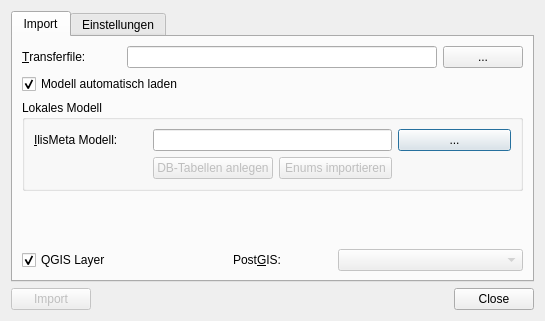
<?xml version="1.0" encoding="UTF-8"?>
<ui version="4.0">
 <class>Interlis</class>
 <widget class="QDialog" name="Interlis">
  <property name="geometry">
   <rect>
    <x>0</x>
    <y>0</y>
    <width>545</width>
    <height>321</height>
   </rect>
  </property>
  <property name="windowTitle">
   <string>Interlis</string>
  </property>
  <layout class="QGridLayout" name="gridLayout_2">
   <item row="2" column="1">
    <spacer name="horizontalSpacer">
     <property name="orientation">
      <enum>Qt::Horizontal</enum>
     </property>
     <property name="sizeHint" stdset="0">
      <size>
       <width>40</width>
       <height>20</height>
      </size>
     </property>
    </spacer>
   </item>
   <item row="0" column="0" colspan="3">
    <widget class="QTabWidget" name="tabWidget">
     <property name="enabled">
      <bool>true</bool>
     </property>
     <property name="currentIndex">
      <number>0</number>
     </property>
     <widget class="QWidget" name="transfertab">
      <attribute name="title">
       <string>Import</string>
      </attribute>
      <layout class="QGridLayout" name="gridLayout">
       <item row="2" column="0" colspan="5">
        <widget class="QgsCollapsibleGroupBoxBasic" name="mImdGroupBox">
         <property name="enabled">
          <bool>true</bool>
         </property>
         <property name="title">
          <string>Lokales Modell</string>
         </property>
         <property name="collapsed" stdset="0">
          <bool>true</bool>
         </property>
         <layout class="QGridLayout" name="gridLayout_3">
          <item row="0" column="3">
           <widget class="QPushButton" name="mModelFileButton">
            <property name="text">
             <string>...</string>
            </property>
           </widget>
          </item>
          <item row="3" column="2">
           <widget class="QPushButton" name="mImportEnumsButton">
            <property name="enabled">
             <bool>false</bool>
            </property>
            <property name="text">
             <string>Enums importieren</string>
            </property>
           </widget>
          </item>
          <item row="0" column="1" colspan="2">
           <widget class="QLineEdit" name="mModelLineEdit"/>
          </item>
          <item row="0" column="0">
           <widget class="QLabel" name="mModelFileLabel">
            <property name="maximumSize">
             <size>
              <width>16777215</width>
              <height>16777215</height>
             </size>
            </property>
            <property name="text">
             <string>&amp;IlisMeta Modell:</string>
            </property>
            <property name="buddy">
             <cstring>mModelLineEdit</cstring>
            </property>
           </widget>
          </item>
          <item row="3" column="1">
           <widget class="QPushButton" name="mCreateSchemaButton">
            <property name="enabled">
             <bool>false</bool>
            </property>
            <property name="text">
             <string>DB-Tabellen anlegen</string>
            </property>
           </widget>
          </item>
         </layout>
        </widget>
       </item>
       <item row="0" column="0">
        <widget class="QLabel" name="mDataFileLabel">
         <property name="text">
          <string>&amp;Transferfile:</string>
         </property>
         <property name="buddy">
          <cstring>mDataLineEdit</cstring>
         </property>
        </widget>
       </item>
       <item row="3" column="1">
        <spacer name="verticalSpacer">
         <property name="orientation">
          <enum>Qt::Vertical</enum>
         </property>
         <property name="sizeHint" stdset="0">
          <size>
           <width>20</width>
           <height>40</height>
          </size>
         </property>
        </spacer>
       </item>
       <item row="4" column="3" colspan="2">
        <widget class="QComboBox" name="cbDbConnections">
         <property name="enabled">
          <bool>false</bool>
         </property>
        </widget>
       </item>
       <item row="1" column="0" colspan="2">
        <widget class="QCheckBox" name="mModelAutoLoadCheckBox">
         <property name="text">
          <string>Modell automatisch laden</string>
         </property>
         <property name="checked">
          <bool>true</bool>
         </property>
        </widget>
       </item>
       <item row="0" column="4">
        <widget class="QPushButton" name="mDataFileButton">
         <property name="sizePolicy">
          <sizepolicy hsizetype="Fixed" vsizetype="Fixed">
           <horstretch>0</horstretch>
           <verstretch>0</verstretch>
          </sizepolicy>
         </property>
         <property name="text">
          <string>...</string>
         </property>
        </widget>
       </item>
       <item row="4" column="0">
        <widget class="QCheckBox" name="mQgisLayer">
         <property name="text">
          <string>QGIS Layer</string>
         </property>
         <property name="checked">
          <bool>true</bool>
         </property>
        </widget>
       </item>
       <item row="0" column="1" colspan="3">
        <widget class="QLineEdit" name="mDataLineEdit"/>
       </item>
       <item row="4" column="2">
        <widget class="QLabel" name="mDestQgisLayerCheckBox">
         <property name="text">
          <string>Post&amp;GIS:</string>
         </property>
         <property name="buddy">
          <cstring>cbDbConnections</cstring>
         </property>
        </widget>
       </item>
      </layout>
     </widget>
     <widget class="QWidget" name="settingstab">
      <attribute name="title">
       <string>Einstellungen</string>
      </attribute>
      <layout class="QGridLayout" name="gridLayout_5">
       <item row="1" column="0">
        <widget class="QFrame" name="frame_2">
         <layout class="QGridLayout" name="gridLayout_8">
          <item row="4" column="1">
           <widget class="QCheckBox" name="cbResetData">
            <property name="text">
             <string>Daten ersetzen</string>
            </property>
            <property name="checked">
             <bool>true</bool>
            </property>
           </widget>
          </item>
          <item row="5" column="1">
           <widget class="QCheckBox" name="cbStrokeCurve">
            <property name="text">
             <string>Kurven segmentieren</string>
            </property>
            <property name="checked">
             <bool>true</bool>
            </property>
           </widget>
          </item>
          <item row="6" column="1">
           <spacer name="verticalSpacer_3">
            <property name="orientation">
             <enum>Qt::Vertical</enum>
            </property>
            <property name="sizeHint" stdset="0">
             <size>
              <width>20</width>
              <height>40</height>
             </size>
            </property>
           </spacer>
          </item>
          <item row="1" column="1">
           <widget class="QLineEdit" name="mIlisMetaUrlLineEdit">
            <property name="text">
             <string>http://interlis.sourcepole.ch/wps</string>
            </property>
           </widget>
          </item>
          <item row="1" column="0">
           <widget class="QLabel" name="label_4">
            <property name="text">
             <string>IlisMeta Lookup:</string>
            </property>
            <property name="buddy">
             <cstring>mIlisMetaUrlLineEdit</cstring>
            </property>
           </widget>
          </item>
          <item row="3" column="1">
           <widget class="QCheckBox" name="cbSkipFailures">
            <property name="text">
             <string>Import-Fehler überspringen</string>
            </property>
            <property name="checked">
             <bool>true</bool>
            </property>
           </widget>
          </item>
          <item row="2" column="0">
           <widget class="QLabel" name="label_3">
            <property name="enabled">
             <bool>false</bool>
            </property>
            <property name="text">
             <string>Model Repositories:</string>
            </property>
            <property name="buddy">
             <cstring>mRepoUrlLineEdit</cstring>
            </property>
           </widget>
          </item>
          <item row="2" column="1">
           <widget class="QLineEdit" name="mRepoUrlLineEdit">
            <property name="enabled">
             <bool>false</bool>
            </property>
            <property name="text">
             <string>http://models.interlis.ch/</string>
            </property>
           </widget>
          </item>
         </layout>
        </widget>
       </item>
      </layout>
     </widget>
    </widget>
   </item>
   <item row="2" column="2">
    <widget class="QDialogButtonBox" name="buttonBox">
     <property name="standardButtons">
      <set>QDialogButtonBox::Close</set>
     </property>
    </widget>
   </item>
   <item row="2" column="0">
    <widget class="QPushButton" name="mImportButton">
     <property name="enabled">
      <bool>false</bool>
     </property>
     <property name="text">
      <string>Import</string>
     </property>
    </widget>
   </item>
  </layout>
 </widget>
 <customwidgets>
  <customwidget>
   <class>QgsCollapsibleGroupBoxBasic</class>
   <extends>QGroupBox</extends>
   <header>qgis/gui/qgscollapsiblegroupboxbasic.h</header>
   <container>1</container>
   <slots>
    <slot>setCollapsed(bool)</slot>
   </slots>
  </customwidget>
 </customwidgets>
 <tabstops>
  <tabstop>mDataLineEdit</tabstop>
 </tabstops>
 <resources/>
 <connections>
  <connection>
   <sender>buttonBox</sender>
   <signal>accepted()</signal>
   <receiver>Interlis</receiver>
   <slot>accept()</slot>
   <hints>
    <hint type="sourcelabel">
     <x>440</x>
     <y>232</y>
    </hint>
    <hint type="destinationlabel">
     <x>157</x>
     <y>236</y>
    </hint>
   </hints>
  </connection>
  <connection>
   <sender>buttonBox</sender>
   <signal>rejected()</signal>
   <receiver>Interlis</receiver>
   <slot>reject()</slot>
   <hints>
    <hint type="sourcelabel">
     <x>440</x>
     <y>232</y>
    </hint>
    <hint type="destinationlabel">
     <x>286</x>
     <y>236</y>
    </hint>
   </hints>
  </connection>
  <connection>
   <sender>mModelAutoLoadCheckBox</sender>
   <signal>clicked(bool)</signal>
   <receiver>mImdGroupBox</receiver>
   <slot>setCollapsed(bool)</slot>
   <hints>
    <hint type="sourcelabel">
     <x>21</x>
     <y>67</y>
    </hint>
    <hint type="destinationlabel">
     <x>55</x>
     <y>94</y>
    </hint>
   </hints>
  </connection>
 </connections>
</ui>
